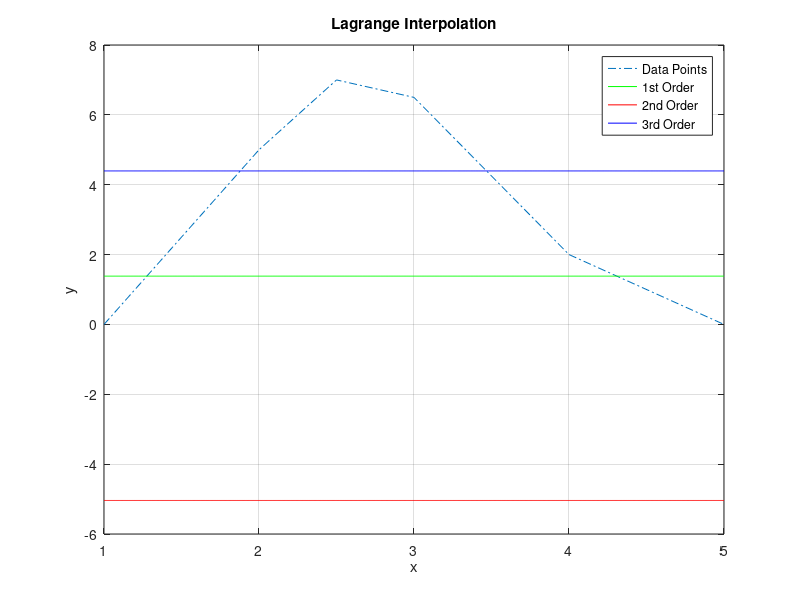

Recreate this plot in MATLAB.
x = [1, 2, 2.5, 3, 4, 5];
y = [0, 5, 7, 6.5, 2, 0];
p = 3.4;

% Lagrange interpolation
n = length(x);
L = zeros(1, n);
result = 0;

for i = 1:n
    % Compute the ith Lagrange basis polynomial at p
    term = 1;
    for j = 1:n
        if j ~= i
            term = term * (p - x(j)) / (x(i) - x(j));
        end
    end
    L(i) = term;
    
    % Compute the interpolated value at p
    result = result + y(i) * L(i);
end

result  % Interpolated value at p

% Plotting for 1st order
xx1 = linspace(min(x), max(x), 1000);
yy1 = zeros(size(xx1));
for k = 1:length(xx1)
    yy1(k) = y(1) * L(1) + y(2) * L(2);
end

% Plotting for 2nd order
xx2 = linspace(min(x), max(x), 1000);
yy2 = zeros(size(xx2));
for k = 1:length(xx2)
    yy2(k) = y(1) * L(1) + y(2) * L(2) + y(3) * L(3);
end

% Plotting for 3rd order
xx3 = linspace(min(x), max(x), 1000);
yy3 = zeros(size(xx3));
for k = 1:length(xx3)
    yy3(k) = y(1) * L(1) + y(2) * L(2) + y(3) * L(3) + y(4) * L(4);
end

figure;
plot(x, y, '-.', xx1, yy1, 'g', xx2, yy2, 'r', xx3, yy3, 'b');
xlabel('x');
ylabel('y');
title('Lagrange Interpolation');
legend('Data Points', '1st Order', '2nd Order', '3rd Order');
grid on;
